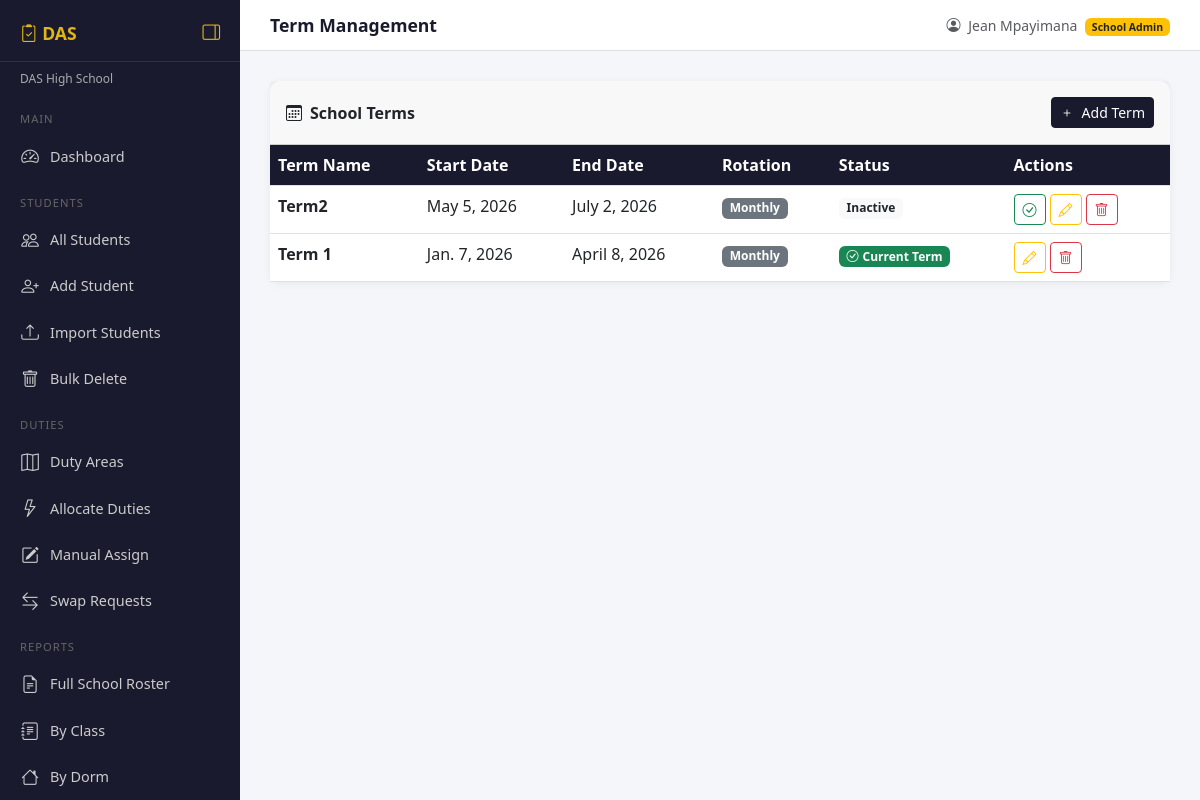
The page /schools/terms/ (signed in) on the database its author committed.
### accounts/models.py (models this page shows, shortened)
class User(AbstractUser):
    ROLES = [
        ('superadmin', 'Super Admin'),
        ('admin', 'School Admin'),
        ('prefect', 'Prefect'),
    ]
    role = models.CharField(max_length=20, choices=ROLES, default='prefect')
    school = models.ForeignKey(
        'schools.School',
        on_delete=models.SET_NULL,
        null=True, blank=True,
        related_name='users'
    )
    def is_school_admin(self):
        return self.role in ['admin', 'superadmin']

### schools/models.py (models this page shows, shortened)
class School(models.Model):
    name        = models.CharField(max_length=200)
    code        = models.CharField(max_length=20, unique=True)
    address     = models.TextField(blank=True)
    logo        = models.ImageField(upload_to='school_logos/', blank=True, null=True)
    motto       = models.CharField(max_length=200, blank=True)
    email = models.EmailField(unique=True, blank=True, default='')
    phone       = models.CharField(max_length=20, blank=True)
    is_active   = models.BooleanField(default=True)
    registered_at = models.DateTimeField(auto_now_add=True)
    def __str__(self):
        return self.name

class Term(models.Model):
    ROTATION_CHOICES = [
        ('daily',    'Daily'),
        ('weekly',   'Weekly'),
        ('biweekly', 'Every 2 Weeks'),
        ('monthly',  'Monthly'),
    ]
    school          = models.ForeignKey(School, on_delete=models.CASCADE, related_name='terms')
    name            = models.CharField(max_length=50)
    start_date      = models.DateField()
    end_date        = models.DateField()
    is_current      = models.BooleanField(default=False)
    rotation_period = models.CharField(max_length=20, choices=ROTATION_CHOICES, default='weekly')

### schools/views.py (the view)
# urls.py: path('terms/',                  views.term_list,        name='term_list'),
@login_required
def term_list(request):
    school = get_school(request)
    terms  = Term.objects.filter(school=school).order_by('-start_date')
    return render(request, 'schools/term_list.html', {'terms': terms})

### schools/views.py (called while the page is built)
def get_school(request):
    return request.user.school

### templates/schools/term_list.html (shortened to what this page needs)
{% extends 'base.html' %}
{% block page_title %}Term Management{% endblock %}
{% block content %}
<div class="card">
  <div class="card-header d-flex justify-content-between align-items-center py-3">
    <span class="fw-bold">
      <i class="bi bi-calendar3 me-2"></i>School Terms
    </span>
    {% if request.user.is_school_admin %}
    <a href="{% url 'term_create' %}" class="btn btn-primary btn-sm">
      <i class="bi bi-plus me-1"></i> Add Term
    </a>
    {% endif %}
  </div>
  <div class="card-body p-0">
    <table class="table table-hover mb-0">
      <thead>
        <tr>
          <th>Term Name</th>
          <th>Start Date</th>
          <th>End Date</th>
          <th>Rotation</th>
          <th>Status</th>
          <th>Actions</th>
        </tr>
      </thead>
      <tbody>
        {% for term in terms %}
        <tr>
          <td><strong>{{ term.name }}</strong></td>
          <td>{{ term.start_date }}</td>
          <td>{{ term.end_date }}</td>
          <td>
            <span class="badge bg-secondary">
              {{ term.get_rotation_period_display }}
            </span>
          </td>
          <td>
            {% if term.is_current %}
              <span class="badge bg-success">
                <i class="bi bi-check-circle me-1"></i>Current Term
              </span>
            {% else %}
              <span class="badge bg-light text-dark">Inactive</span>
            {% endif %}
          </td>
          <td>
            {% if request.user.is_school_admin %}
            <div class="d-flex gap-1">
              {% if not term.is_current %}
              <a href="{% url 'term_set_current' term.pk %}"
                 class="btn btn-sm btn-outline-success"
                 title="Set as Current">
                <i class="bi bi-check-circle"></i>
              </a>
              {% endif %}
              <a href="{% url 'term_update' term.pk %}"
                 class="btn btn-sm btn-outline-warning"
                 title="Edit">
                <i class="bi bi-pencil"></i>
              </a>
              <a href="{% url 'term_delete' term.pk %}"
                 class="btn btn-sm btn-outline-danger"
                 title="Delete">
                <i class="bi bi-trash"></i>
              </a>
            </div>
            {% endif %}
          </td>
        </tr>
        {% endfor %}
      </tbody>
    </table>
  </div>
</div>
{% endblock %}

### templates/base.html (shortened to what this page needs)
<!DOCTYPE html>
<html lang="en">
<head>
  <link href="https://cdn.jsdelivr.net/npm/bootstrap@5.3.0/dist/css/bootstrap.min.css" rel="stylesheet">
  <link href="https://cdn.jsdelivr.net/npm/bootstrap-icons@1.10.5/font/bootstrap-icons.css" rel="stylesheet">
</head>
<body>
<div class="sidebar" id="sidebar">
  <div class="brand">
    <span class="brand-text">
      <i class="bi bi-clipboard2-check"></i> DAS
    </span>
    <button class="toggle-btn" id="toggleBtn" title="Toggle Sidebar">
      <i class="bi bi-layout-sidebar-reverse" id="toggleIcon"></i>
    </button>
  </div>
  <div class="school-name">{{ request.user.school }}</div>
  <div class="nav-section">Main</div>
  <a href="{% url 'dashboard' %}"
     data-title="Dashboard"
     class="{% if request.resolver_match.url_name == 'dashboard' %}active{% endif %}">
    <i class="bi bi-speedometer2"></i>
    <span class="nav-label">Dashboard</span>
  </a>
  <div class="nav-section">Students</div>
  <a href="{% url 'student_list' %}"
     data-title="All Students"
     class="{% if request.resolver_match.url_name == 'student_list' %}active{% endif %}">
    <i class="bi bi-people"></i>
    <span class="nav-label">All Students</span>
  </a>
  <a href="{% url 'student_create' %}"
     data-title="Add Student"
     class="{% if request.resolver_match.url_name == 'student_create' %}active{% endif %}">
    <i class="bi bi-person-plus"></i>
    <span class="nav-label">Add Student</span>
  </a>
  <a href="{% url 'student_import' %}"
     data-title="Import Students"
     class="{% if request.resolver_match.url_name == 'student_import' %}active{% endif %}">
    <i class="bi bi-upload"></i>
    <span class="nav-label">Import Students</span>
  </a>
  <a href="{% url 'student_bulk_delete' %}"
     data-title="Bulk Delete"
     class="{% if request.resolver_match.url_name == 'student_bulk_delete' %}active{% endif %}">
    <i class="bi bi-trash"></i>
    <span class="nav-label">Bulk Delete</span>
  </a>
  <div class="nav-section">Duties</div>
  <a href="{% url 'duty_area_list' %}"
     data-title="Duty Areas"
     class="{% if request.resolver_match.url_name == 'duty_area_list' %}active{% endif %}">
    <i class="bi bi-map"></i>
    <span class="nav-label">Duty Areas</span>
  </a>
  <a href="{% url 'allocate' %}"
     data-title="Allocate Duties"
     class="{% if request.resolver_match.url_name == 'allocate' %}active{% endif %}">
    <i class="bi bi-lightning"></i>
    <span class="nav-label">Allocate Duties</span>
  </a>
  <a href="{% url 'manual_assign' %}"
     data-title="Manual Assign"
     class="{% if request.resolver_match.url_name == 'manual_assign' %}active{% endif %}">
    <i class="bi bi-pencil-square"></i>
    <span class="nav-label">Manual Assign</span>
  </a>
  <a href="{% url 'swap_list' %}"
     data-title="Swap Requests"
     class="{% if request.resolver_match.url_name == 'swap_list' %}active{% endif %}">
    <i class="bi bi-arrow-left-right"></i>
    <span class="nav-label">Swap Requests</span>
  </a>
  <div class="nav-section">Reports</div>
  <a href="{% url 'report_full_school' %}"
     data-title="Full School Roster"
     class="{% if request.resolver_match.url_name == 'report_full_school' %}active{% endif %}">
    <i class="bi bi-file-earmark-text"></i>
    <span class="nav-label">Full School Roster</span>
  </a>
  <a href="{% url 'report_by_class' %}"
     data-title="By Class"
     class="{% if request.resolver_match.url_name == 'report_by_class' %}active{% endif %}">
    <i class="bi bi-journal-text"></i>
    <span class="nav-label">By Class</span>
  </a>
  <a href="{% url 'report_by_dorm' %}"
     data-title="By Dorm"
     class="{% if request.resolver_match.url_name == 'report_by_dorm' %}active{% endif %}">
    <i class="bi bi-house"></i>
    <span class="nav-label">By Dorm</span>
  </a>
  </div>
<div class="main-content" id="mainContent">
  <div class="topbar">
    <span class="page-title">{% block page_title %}Dashboard{% endblock %}</span>
    <span class="text-muted small">
      <i class="bi bi-person-circle me-1"></i>
      {{ request.user.get_full_name|default:request.user.username }}
      <span class="badge bg-warning text-dark ms-1">
        {{ request.user.get_role_display }}
      </span>
    </span>
  </div>
  <div class="content-area">
    {% block content %}{% endblock %}
  </div>
</div>
</body>
</html>

### templates/base.html (style rules this page uses)
body { background: #f4f6f9; font-family: 'Segoe UI', sans-serif; }
.sidebar { min-height: 100vh; background: #1a1a2e; color: white; width: 240px; position: fixed; top: 0; left: 0; bottom: 0; padding-top: 20px; z-index: 100; overflow-y: scroll; overflow-x: hidden; transition: width 0.25s ease; }
.sidebar .brand { font-size: 1.1rem; font-weight: 700; color: #e2b714; padding: 0 20px 15px; border-bottom: 1px solid #333; display: flex; align-items: center; justify-content: space-between; white-space: nowrap; }
.brand-text { transition: opacity 0.2s ease; }
.toggle-btn { background: none; border: none; color: #e2b714; cursor: pointer; font-size: 1.1rem; padding: 0; line-height: 1; flex-shrink: 0; }
.sidebar .school-name { font-size: 0.75rem; color: #aaa; padding: 8px 20px; white-space: nowrap; overflow: hidden; text-overflow: ellipsis; transition: opacity 0.2s; }
.sidebar .nav-section { font-size: 0.7rem; color: #666; padding: 15px 20px 5px; text-transform: uppercase; letter-spacing: 1px; white-space: nowrap; transition: opacity 0.2s; }
.sidebar a { display: flex; align-items: center; color: #ccc; text-decoration: none; padding: 10px 20px; font-size: 0.9rem; transition: background 0.2s, color 0.2s; white-space: nowrap; }
.sidebar a i { font-size: 1.1rem; flex-shrink: 0; width: 20px; text-align: center; }
.nav-label { margin-left: 10px; transition: opacity 0.2s; }
.main-content { margin-left: 240px; padding: 0; transition: margin-left 0.25s ease; }
.topbar { background: white; border-bottom: 1px solid #e0e0e0; padding: 12px 30px; display: flex; justify-content: space-between; align-items: center; position: sticky; top: 0; z-index: 99; }
.topbar .page-title { font-weight: 600; font-size: 1.1rem; color: #1a1a2e; }
.content-area { padding: 30px; }
.card { border: none; border-radius: 10px; box-shadow: 0 2px 8px rgba(0,0,0,0.06); }
.btn-primary { background: #1a1a2e; border-color: #1a1a2e; }
.table th { background: #1a1a2e; color: white; }

### rows shown on the page
User: user.school "DAS High School", user.get_full_name "Jean Mpayimana", user.role "School Admin"
Term: name "Term2", start_date "May 5, 2026", end_date "July 2, 2026", rotation_period "Monthly", is_current "Inactive"
Term: name "Term 1", start_date "Jan. 7, 2026", end_date "April 8, 2026", rotation_period "Monthly", is_current True (drawn)
